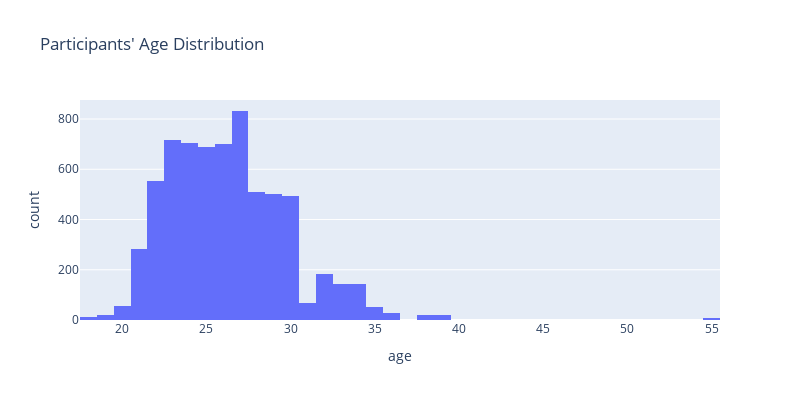
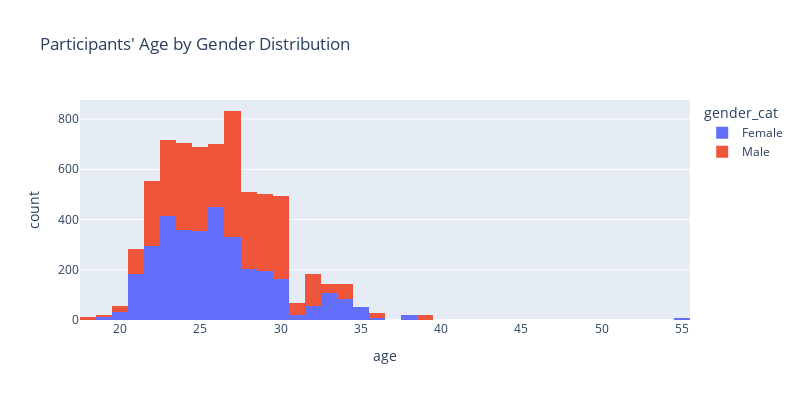

The notebook cell saved with these charts, in order:
### Code cell
px.histogram(df, x = 'age', width = WIDTH, height = HEIGHT, nbins = 50, title= "Participants' Age Distribution").show()
px.histogram(df, x = 'age', width = WIDTH, height = HEIGHT, nbins = 50, color = 'gender_cat', title= "Participants' Age by Gender Distribution").show()

### Figure 1 — Plotly figure (JSON) as saved in the notebook; plotly's stock layout.template omitted (floating-point values rounded to 4 significant figures; data arrays with more than 128 entries replaced by an {"elided": "..."} marker saying what was removed)
{"data": [{"bingroup": "x", "hovertemplate": "age=%{x}<br>count=%{y}<extra></extra>", "legendgroup": "", "marker": {"color": "#636efa", "pattern": {"shape": ""}}, "name": "", "nbinsx": 50, "orientation": "v", "showlegend": false, "type": "histogram", "x": {"elided": "6816 float values"}, "xaxis": "x", "yaxis": "y"}], "layout": {"barmode": "relative", "height": 400, "legend": {"tracegroupgap": 0}, "title": {"text": "Participants' Age Distribution"}, "width": 800, "xaxis": {"anchor": "y", "domain": [0, 1], "title": {"text": "age"}}, "yaxis": {"anchor": "x", "domain": [0, 1], "title": {"text": "count"}}}}

### Figure 2 — Plotly figure (JSON) as saved in the notebook; plotly's stock layout.template omitted (floating-point values rounded to 4 significant figures; data arrays with more than 128 entries replaced by an {"elided": "..."} marker saying what was removed)
{"data": [{"bingroup": "x", "hovertemplate": "gender_cat=Female<br>age=%{x}<br>count=%{y}<extra></extra>", "legendgroup": "Female", "marker": {"color": "#636efa", "pattern": {"shape": ""}}, "name": "Female", "nbinsx": 50, "orientation": "v", "showlegend": true, "type": "histogram", "x": {"elided": "3403 float values"}, "xaxis": "x", "yaxis": "y"}, {"bingroup": "x", "hovertemplate": "gender_cat=Male<br>age=%{x}<br>count=%{y}<extra></extra>", "legendgroup": "Male", "marker": {"color": "#EF553B", "pattern": {"shape": ""}}, "name": "Male", "nbinsx": 50, "orientation": "v", "showlegend": true, "type": "histogram", "x": {"elided": "3413 float values"}, "xaxis": "x", "yaxis": "y"}], "layout": {"barmode": "relative", "height": 400, "legend": {"title": {"text": "gender_cat"}, "tracegroupgap": 0}, "title": {"text": "Participants' Age by Gender Distribution"}, "width": 800, "xaxis": {"anchor": "y", "domain": [0, 1], "title": {"text": "age"}}, "yaxis": {"anchor": "x", "domain": [0, 1], "title": {"text": "count"}}}}
